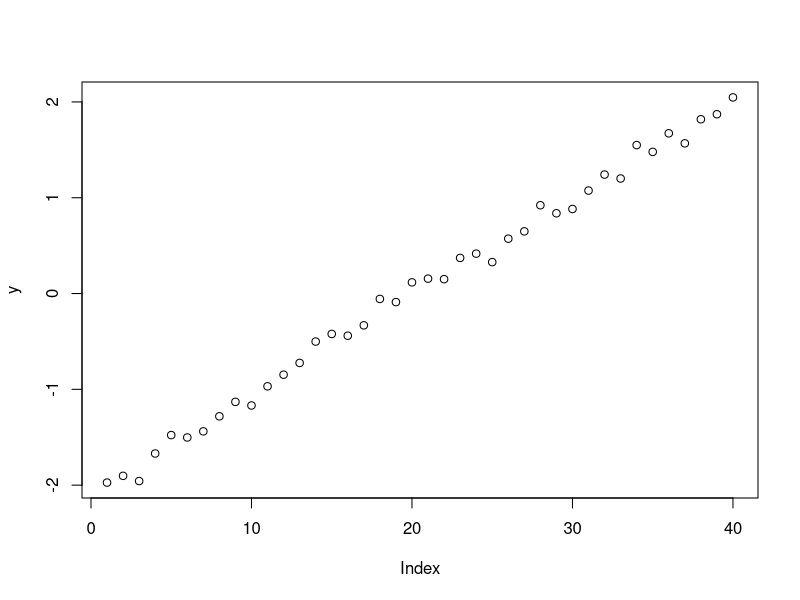
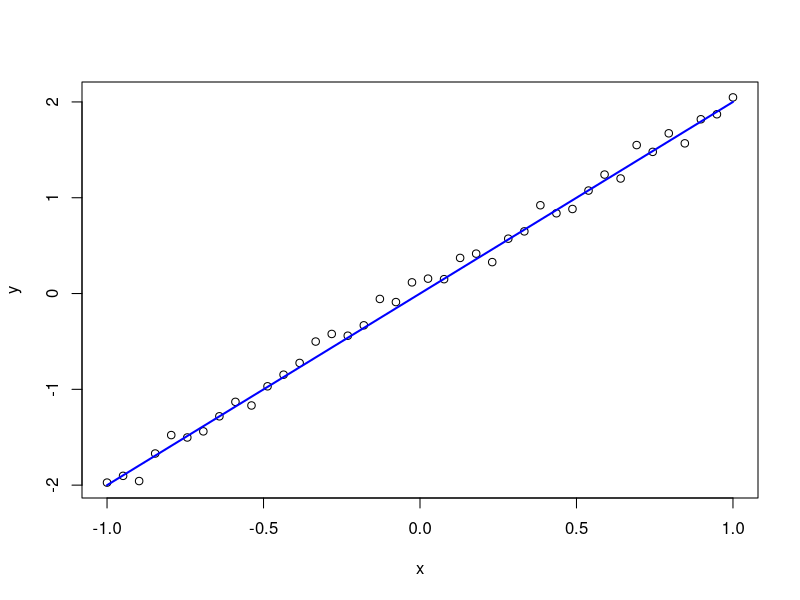
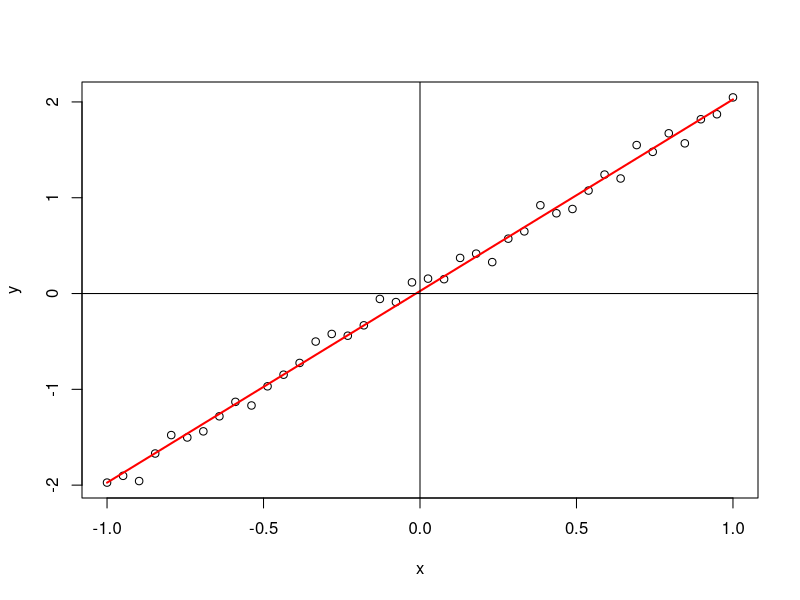

These figures' R source, in order:
library(datasets)

# Create a sample of 40 numbers which are normally distributed.
norm <- rnorm(40,0,0.1)

x <- seq(-1,1,length.out = 40)

y <- 2*x+norm

plot(y)
#SLR pass from origin point (0,0) then y = b1*x;
b1<- sum(x*y)/sum(x*x)
# Y origin
y0<- c(b1*x)
c(y0)

plot(x,y)
lines(x,y0,col="blue", lwd="2")

#Error in origin line

e = abs(sum(y-y0))
c(e)

#r^2 is SSR/SST 
ybar0 = sum(y)/40


SSR = sum((y0-ybar0)*(y0-ybar0))
c(SSR)
c(ybar0)

SST = sum((y-ybar0)*(y-ybar0))
c(SST)

rsqaur <- SSR/SST
c(rsqaur)

#ordinary linear regression y^i = b0 + b1xi

b1<- sum((x-mean(x))*(y-mean(y)))/sum((x-mean(x))*(x-mean(x)))
c(b1)
#bo is very small near to zero '0', so it looks like RTO
bo <- mean(y)-b1*mean(x)
c(bo)

yhat = bo+b1*x
c(yhat)
plot(x,y)
lines(x,yhat,col ="red",lwd ="2")
abline(h=0,v=0)

#calculate error e1
e1<-abs(sum(y-yhat))
c(e1)
#calculate r^2 = SSR/SST
# SSR
SSR1 <- sum((yhat -mean(y))*(yhat -mean(y)))
c(SSR1)
# SST
SST1 <- sum ((y-mean(y))*(y -mean(y)))
c(SST1)
rsquare1 <-SSR1/SST1
c(rsquare1)


